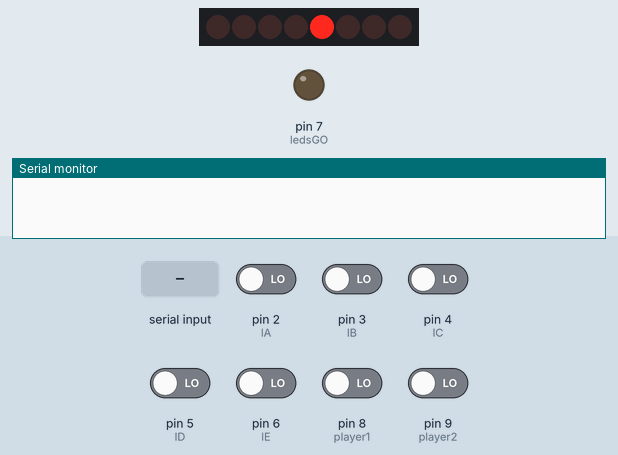
A sketch run on a simulated Arduino Uno, built with avr-gcc and run on an emulated ATmega328P. Shown: 8 shift-register outputs drawn as a row of LEDs (first output left, lit = HIGH), output pins drawn as LEDs (lit = HIGH), the last lines printed to the serial monitor. Wiring (inferred from the names in the program): shift register (74HC595): data pin 12; shift clock pin 10; latch pin 11. Wiring (inferred from the signals the program sends): row of LEDs: on Q0, Q1, Q2, Q3, Q4, Q5, Q6, Q7. The test bench sets the inputs (shaded band); at power-on: pin 2 (lA), pin 3 (lB), pin 4 (lC), pin 5 (lD), pin 6 (lE), pin 8 (player1), pin 9 (player2) LOW. Pins used as bus, display or sensor lines are not drawn.

Above: at 0.3 s.
1.3 s: "8" received over Serial
At 1.9 s:
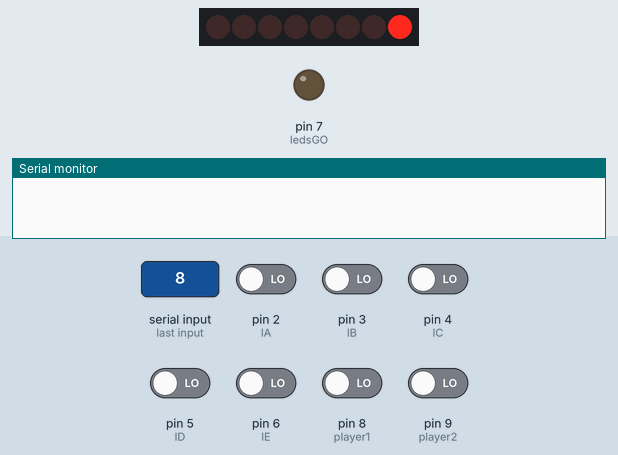
At 4.1 s:
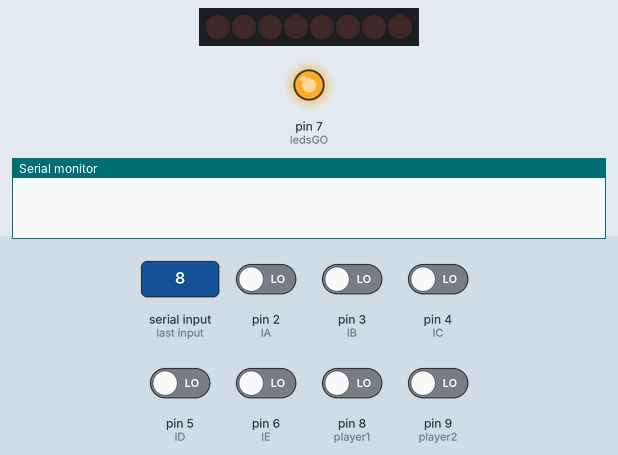
4.3 s: pin 8 (player1) driven HIGH
At 4.6 s:
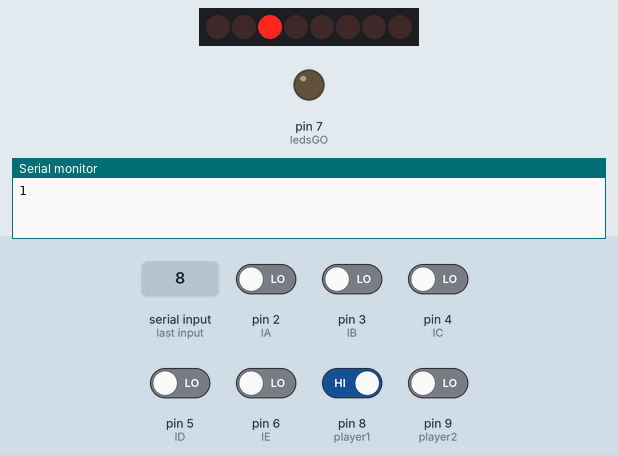
Timing chart, 0 to 7.3 s (numbered marks = the images above; inputs shaded):
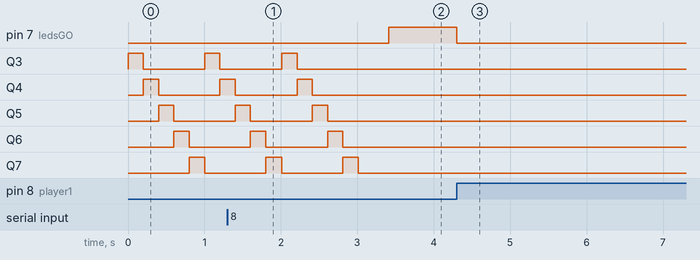

Measured:
- after the input at 1.3 s, pin 7 (ledsGO): LOW → HIGH after 2.1 s
- after the input at 4.3 s, pin 7 (ledsGO): HIGH → LOW at once

The sketch:

PassaOuRepassa.ino
```cpp
/*
 * Desenvolvido por Ítalo Ranielle e Sileide Campos
 * Finalizado e testado em 02/11/2016
 * Projeto desenvolvido para o GameShow da Faculdadde Área1
 */

int
player1    = 8,
player2    = 9,
ledsGO     = 7,

lA         = 2,
lB         = 3,
lC         = 4,
lD         = 5,
lE         = 6;

int
valendo    = 0,
p1         = 0,
p2         = 0,
acertou1   = 0,
acertou2   = 0;

int
A = 0,
B = 0,
C = 0,
D = 0,
E = 0;

int
p=0,
latchPin  = 11,
clockPin  = 10,
dataPin   = 12,
letra     = 0,
luzes     = 0;

String resp = " ", msg = "";

char dado;
String dados="";
String inicio;

long previousMillis = 0;
long currentMillis = 0;
long redLedInterval = 13000; // 15000 ms

void setup() {
  pinMode(player1,    INPUT);
  pinMode(player2,    INPUT);
  pinMode(ledsGO,     OUTPUT);
  pinMode(lA,    INPUT);
  pinMode(lB,    INPUT);
  pinMode(lC,    INPUT);
  pinMode(lD,    INPUT);
  pinMode(lE,    INPUT);
  pinMode(latchPin, OUTPUT);
  pinMode(clockPin, OUTPUT);
  pinMode(dataPin, OUTPUT);
  apagar();

  Serial.begin(9600);
}

void loop() {
 inicio = lerSerial();
 if (inicio == "0") {
  if (luzes == 0) {
    luzes = 1;
  }
 }else if (luzes == 0){
  //pisca letras
  piscar(16);
  delay(200);
  piscar(8);
  delay(200);
  piscar(4);
  delay(200);
  piscar(2);
  delay(200);
  piscar(1);
  delay(200);
  apagar();
 }

 if (inicio == "8") {
  inicio = "";
  letra = 0;
  delay(400);

  digitalWrite(ledsGO, HIGH);
  valendo = 1;
  if (valendo){
   while ( (valendo) && (p1 == p2)){
    p1 = digitalRead(player1);
    p2 = digitalRead(player2);
   }

   if (p1 != p2){
    if (p1) {
      lp1();
      Serial.print("1");
    }else if (p2){
      lp2();
      Serial.print("2");
    }
   }
  }
  valendo = 0;
  p1=0; p2=0;
  digitalWrite(ledsGO, LOW);

  resp = " ";
  currentMillis = millis();
  previousMillis = millis();
  while (currentMillis - previousMillis < redLedInterval) {
    currentMillis = millis();
    resp = resposta();
    if ( (resp != " ") ) {
      break;
    }
  }

  if ( (resp == " ") ) { al(0); resp = "0"; }
  Serial.print(resp);

  while ( (msg == "") ) {
    msg = lerSerial();
  }

  if (msg == "9"){
    resp = " ";
    if(p==1){
      repassa();
    }else if(p==2){
      repassa();
    }

    resp = " ";
    currentMillis = millis();
    previousMillis = millis();
    while (currentMillis - previousMillis < redLedInterval) {
      currentMillis = millis();
      resp = resposta();
      if ( (resp != " ") ) {
        break;
      }
    }

    if ( (resp == " ") ) { al(0); resp = "0"; }
    Serial.print(resp);

    delay(300);
    piscar(96);
    delay(300);
    piscar(96);
    delay(300);
    piscar(96);
    delay(300);
    piscar(96);
    delay(300);
    apagar();
  }
  msg="";
  apagar();
 }
}
/////////////////////////Funções///////////////////////////
String lerSerial(){
 dados = "";
 dado = ' ';
 while (Serial.available()>0) {
   dado = (byte)Serial.read();
   dados += dado;
   dado=' ';
   delay(10);
 }
 return dados;
}

String resposta(){
  A=0;B=0;C=0;D=0;E=0;
  A = digitalRead(lA);
  B = digitalRead(lB);
  C = digitalRead(lC);
  D = digitalRead(lD);
  E = digitalRead(lE);

       if (A==1) {al(1);  return "3"; }
  else if (B==1) {al(2);  return "4"; }
  else if (C==1) {al(4);  return "5"; }
  else if (D==1) {al(8);  return "6"; }
  else if (E==1) {al(16); return "7"; }
  else return " ";

}
void lp1(){
  p=1;
  digitalWrite(latchPin, LOW);
  shiftOut(dataPin, clockPin, LSBFIRST, 0b00100000);
  digitalWrite(latchPin, HIGH);
}

void lp2(){
  p=2;
  digitalWrite(latchPin, LOW);
  shiftOut(dataPin, clockPin, LSBFIRST, 0b01000000);
  digitalWrite(latchPin, HIGH);
}
void apagar(){
  digitalWrite(latchPin, LOW);
  shiftOut(dataPin, clockPin, LSBFIRST, 0b00000000);
  digitalWrite(latchPin, HIGH);
}

void al(int a){
 if(p==1){
  letra+=32;
 }else if(p==2){
  letra+=64;
 }
 letra+=a;
 digitalWrite(latchPin, LOW);
 shiftOut(dataPin, clockPin, LSBFIRST, letra);
 digitalWrite(latchPin, HIGH);
}

void piscar(int a){
 digitalWrite(latchPin, LOW);
 shiftOut(dataPin, clockPin, LSBFIRST, a);
 digitalWrite(latchPin, HIGH);
 digitalWrite(latchPin, LOW);
}

void repassa(){
  if(p==1){
    letra-=32;
    letra+=64;
  }else if(p==2){
    letra-=64;
    letra+=32;
  }
 digitalWrite(latchPin, LOW);
 shiftOut(dataPin, clockPin, LSBFIRST, letra);
 digitalWrite(latchPin, HIGH);
}
```
